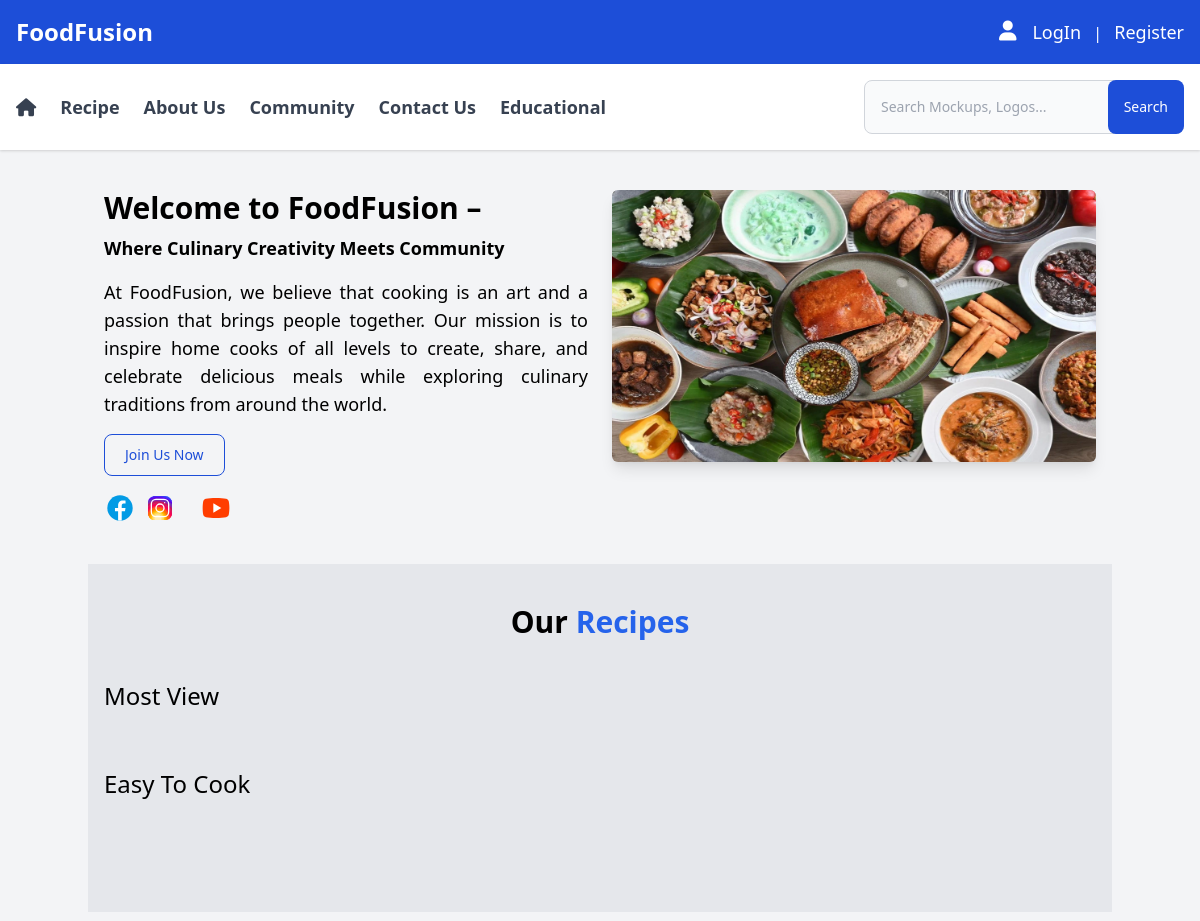
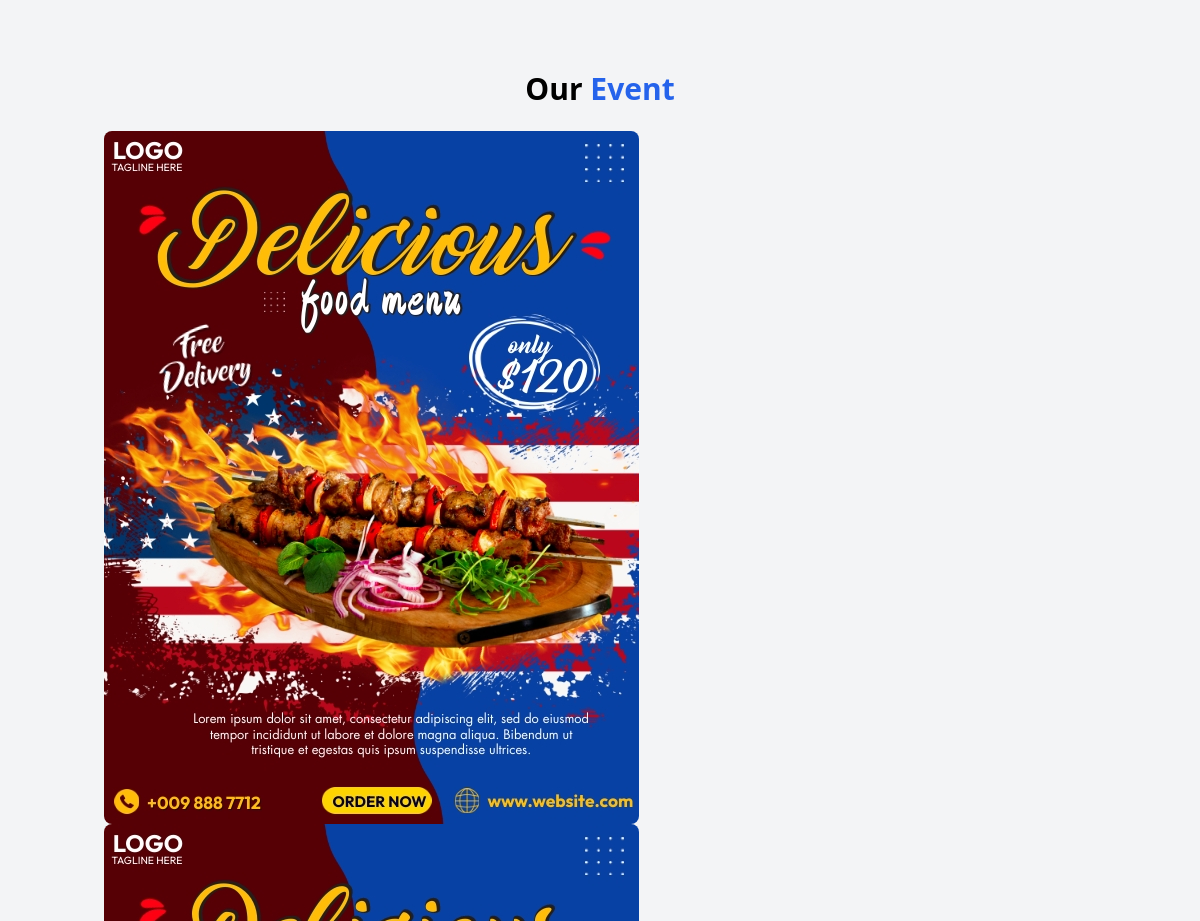
/ (upper part), run on an earlier commit of the app's database (2 pictures, top to bottom).
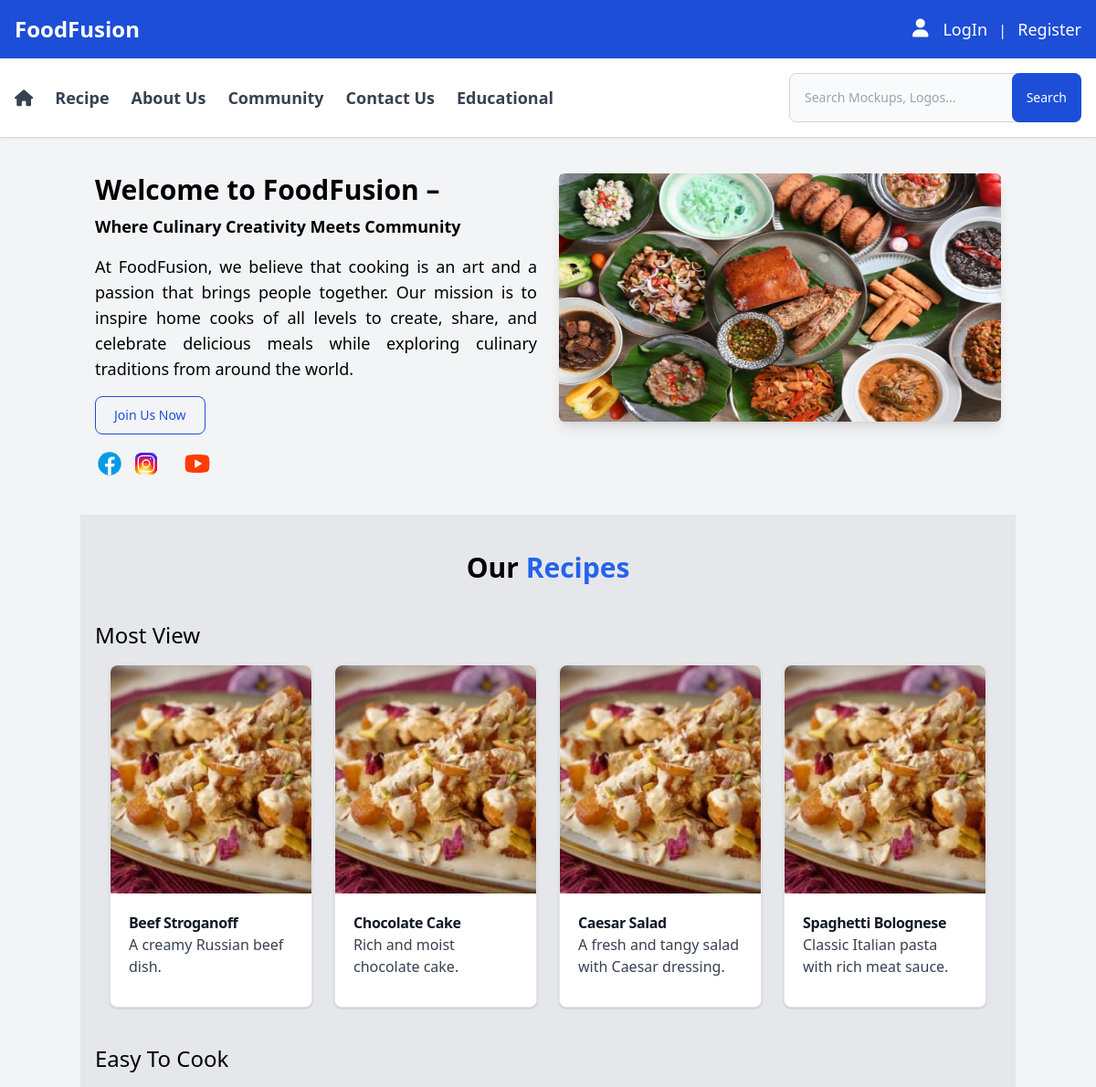
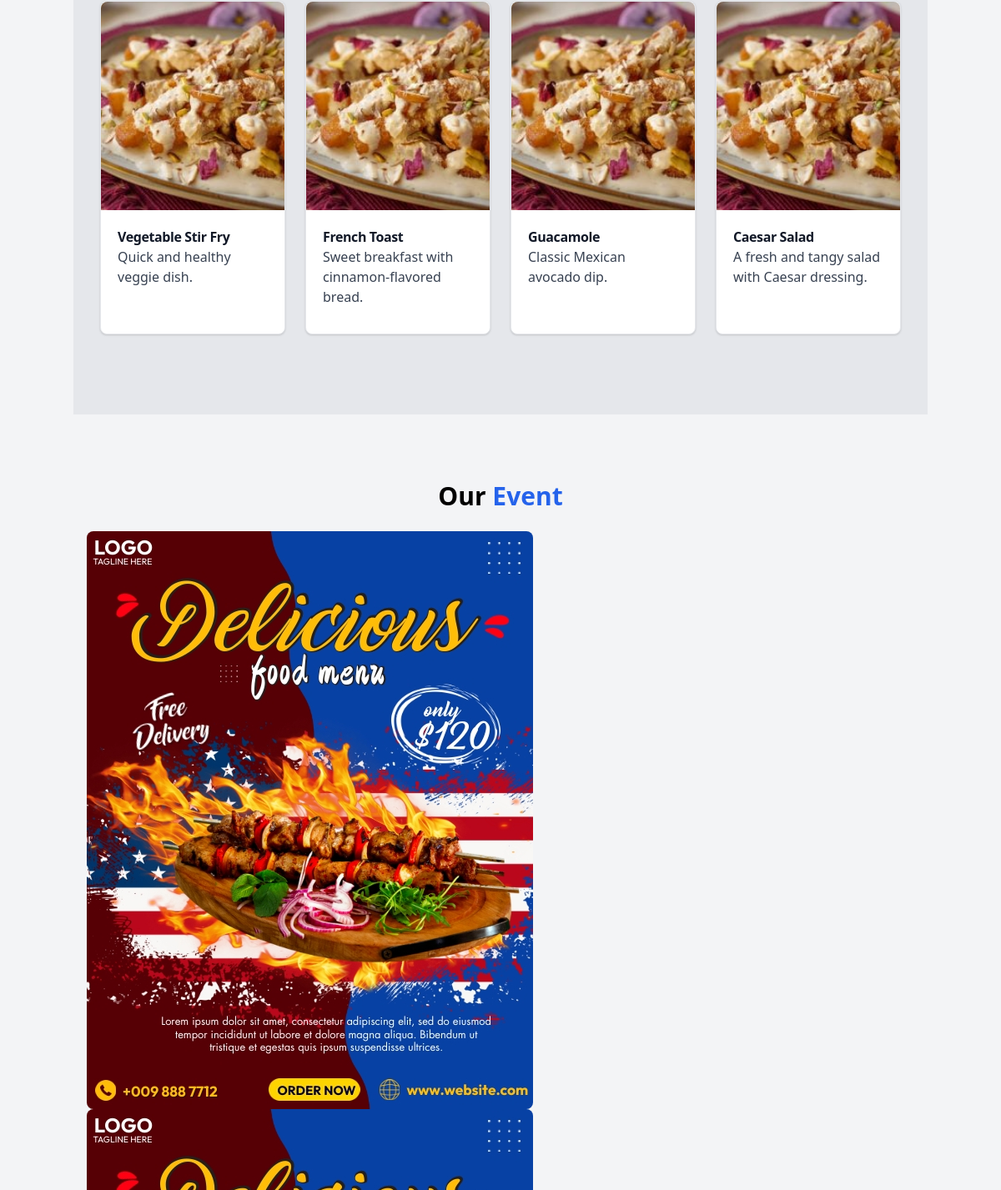
And on a later commit of the database (2 pictures, top to bottom).
### tables this page shows
CREATE TABLE `recipes` (
  id INT(11) PRIMARY KEY AUTO_INCREMENT,
  user_id INT(11),
  image VARCHAR(500),
  recipe_name VARCHAR(500),
  description VARCHAR(500),
  preparation_time INT(11),
  cooking_time INT(11),
  instructions TEXT,
  tip VARCHAR(500),
  level INT(11),
  created_at TIMESTAMP DEFAULT CURRENT_TIMESTAMP,
  updated_at TIMESTAMP DEFAULT CURRENT_TIMESTAMP ON UPDATE CURRENT_TIMESTAMP,
  deleted_at TIMESTAMP NULL,
  FOREIGN KEY (user_id) REFERENCES user(id)
);

### index.php (the view, shortened to what this page needs)
<?php
include 'db.php';
$query1 = "SELECT * FROM `recipes` WHERE level = 1 ORDER BY id DESC LIMIT 4";
$recipesEasy = $conn->query($query1);
$query2 = "SELECT * from recipes ORDER BY view_count DESC LIMIT 4";
$recipesMostView = $conn->query($query2);
?>
<div>
    <section class="container max-w-7xl mx-auto my-10 px-4">
        <div class="grid grid-cols-1 lg:grid-cols-2 gap-6">
            <div>
                <h2 class="text-2xl lg:text-3xl font-bold">
                    <p>Welcome to FoodFusion –</p>
                    <small class="text-base lg:text-lg">Where Culinary Creativity Meets Community</small>
                </h2>
                <p class="mt-4 text-base lg:text-lg text-justify">
                    At FoodFusion, we believe that cooking is an art and a passion
                    that brings people together. Our mission is to inspire home cooks of all levels to create, share, and celebrate
                    delicious meals while exploring culinary traditions from around the world.
                </p>
                <button type="button" id="joinUsBtn" class="text-blue-700 hover:text-white border border-blue-700 hover:bg-blue-800
                                                        focus:ring-4 focus:outline-none focus:ring-blue-300 font-medium rounded-lg
                                                        text-sm px-4 py-2 lg:px-5 lg:py-2.5 text-center me-2 my-4">
                    Join Us Now
                </button>
                <div class="w-9 flex justify-between items-center gap-2">
                    <img class="cursor-pointer transition-all duration-200 transform hover:scale-110 w-6 lg:w-8"
                        src="./assets/svg/facebook.svg" alt="">
                    <img class="cursor-pointer transition-all duration-200 transform hover:scale-110 w-6 lg:w-8"
                        src="./assets/svg/instagram.svg" alt="">
                    <img class="cursor-pointer transition-all duration-200 transform hover:scale-110 w-6 lg:w-8"
                        src="./assets/svg/youtube.svg" alt="">
                </div>
            </div>
            <div>
                <img class="rounded-md shadow-lg w-full" src="./assets/img/home_page1.jpg" alt="">
            </div>
        </div>
    </section>
</div>
<div class="bg-gray-200">
    <section class="container max-w-7xl mx-auto my-10 py-10 px-4">
        <h1 class="text-2xl lg:text-3xl font-semibold text-center">Our <span class="text-blue-600">Recipes</span></h1>
        <div class="grid gap-6 my-10">
            <div>
                <h1 class="text-xl lg:text-2xl font-medium">Most View</h1>
                <div class="grid grid-cols-1 sm:grid-cols-2 lg:grid-cols-4 gap-6 p-4">
                    <?php while ($recipe = $recipesMostView->fetch_assoc()): ?>
                        <div class="bg-white border border-gray-200 rounded-lg shadow">
                            <div>
                                <a href="recipes-details.php?id=<?= $recipe['id']; ?>">
                                    <img style="height: 250px;" class="rounded-t-lg w-full object-cover" src="<?= $recipe['image']; ?>" alt="<?= $recipe['recipe_name']; ?>" />
                                </a>
                            </div>
                            <div class="p-5">
                                <a href="recipes-details.php?id=<?= $recipe['id']; ?>">
                                    <h5 class="font-bold tracking-tight text-gray-900"><?= $recipe['recipe_name']; ?></h5>
                                </a>
                                <p class="mb-3 font-normal text-gray-700"><?= $recipe['description']; ?></p>
                            </div>
                        </div>
                    <?php endwhile; ?>
                </div>
            </div>
            <div>
                <h1 class="text-xl lg:text-2xl font-medium">Easy To Cook</h1>
                <div class="grid grid-cols-1 sm:grid-cols-2 lg:grid-cols-4 gap-6 p-4">
                <?php while ($recipe = $recipesEasy->fetch_assoc()): ?>
                    <div class="bg-white border border-gray-200 rounded-lg shadow">
                        <div>
                            <a href="recipes-details.php?id=<?= $recipe['id']; ?>">
                                <img style="height: 250px;" class="rounded-t-lg w-full object-cover" src="<?= $recipe['image']; ?>" alt="<?= $recipe['recipe_name']; ?>" />
                            </a>
                        </div>
                        <div class="p-5">
                            <a href="recipes-details.php?id=<?= $recipe['id']; ?>">
                                <h5 class="font-bold tracking-tight text-gray-900"><?= $recipe['recipe_name']; ?></h5>
                            </a>
                            <p class="mb-3 font-normal text-gray-700"><?= $recipe['description']; ?></p>
                        </div>
                    </div>
                <?php endwhile; ?>
                </div>
            </div>
        </div>
    </section>
</div>
<div class="container max-w-7xl mx-auto my-10 py-10 px-4">
    <h1 class="text-2xl lg:text-3xl font-semibold text-center">Our <span class="text-blue-600">Event</span></h1>
    <div id="splide" class="splide mt-6">
        <div class="splide__track">
                <ul class="splide__list">
                    <li class="splide__slide">
                        <img class="rounded-lg " src="./assets/img/cooking_event1.jpg" alt="Slide 1">
                    </li>
                    <li class="splide__slide">
                        <img class="rounded-lg " src="./assets/img/cooking_event1.jpg" alt="Slide 2">
                    </li>
            </ul>
        </div>
    </div>
</div>
<?php
$content = ob_get_clean();
include 'layout.php';
?>

### components/header.php (shortened to what this page needs)
<!DOCTYPE html>
<html lang="en">
<head>
    <link href="https://cdn.jsdelivr.net/npm/tailwindcss@2.2.19/dist/tailwind.min.css" rel="stylesheet">
    <link rel="stylesheet" href="https://cdnjs.cloudflare.com/ajax/libs/font-awesome/6.0.0-beta3/css/all.min.css">
    <link rel="stylesheet" href="./assets/css/style.css">
    <link rel="stylesheet" href="https://cdn.jsdelivr.net/npm/@splidejs/splide@latest/dist/css/splide.min.css" />
    <link rel="stylesheet"
        href="https://cdn.jsdelivr.net/npm/@splidejs/splide@latest/dist/css/themes/splide-sea-green.min.css" />
</head>
<body class="bg-gray-100">
    <nav>
        <div class="bg-blue-700 shadow">
            <div class="max-w-7xl mx-auto px-4 py-4 flex justify-between items-center text-white">
                <a class="text-2xl font-bold" href="#">FoodFusion</a>
                <div class="flex items-center space-x-4">
                    <div>
                        <i class="fas fa-user text-xl"></i>
                    </div>
                    <div>
                        <?php if (isset($_SESSION['user'])): ?>
                            <span class="text-lg">Welcome, <?= htmlspecialchars($_SESSION['user']['first_name']); ?>!</span>
                            <span class="mx-2">|</span>
                            <a id="logoutBtn" class="text-lg" href="logout.php">LogOut</a>
                        <?php else: ?>
                            <button id="loginBtn" class="text-lg" href="#">LogIn</button>
                            <span class="mx-2">|</span>
                            <a class="text-lg" href="#">Register</a>
                        <?php endif; ?>
                    </div>
                </div>
            </div>
        </div>
        <div class="bg-white shadow">
            <div class="max-w-7xl mx-auto px-4 py-4 flex justify-between items-center">
                <div class="flex items-center gap-6 hidden lg:flex">
                    <a class="text-gray-700 hover:text-blue-500 text-lg font-semibold" href="index.php"><i class="fa-solid fa-house"></i></a>
                    <a class="text-gray-700 hover:text-blue-500 text-lg font-semibold" href="recipes-list.php">Recipe</a>
                    <a class="text-gray-700 hover:text-blue-500 text-lg font-semibold" href="about-us.php">About Us</a>
                    <a class="text-gray-700 hover:text-blue-500 text-lg font-semibold" href="community.php">Community</a>
                    <a class="text-gray-700 hover:text-blue-500 text-lg font-semibold" href="contact-us.php">Contact Us</a>
                    <a class="text-gray-700 hover:text-blue-500 text-lg font-semibold" href="#educational">Educational</a>
                </div>
                <div class="hidden lg:flex items-center">
                    <form class="mx-auto">
                        <div class="relative">
                            <input style="width: 20rem;" type="search" id="default-search"
                                class="block p-4 text-sm text-gray-900 border border-gray-300 rounded-lg bg-gray-50 focus:ring-blue-500 focus:border-blue-500"
                                placeholder="Search Mockups, Logos..." required />
                            <button type="submit"
                                class="absolute inset-y-0 right-0 flex items-center px-4 text-white bg-blue-700 hover:bg-blue-800 focus:ring-4 focus:outline-none focus:ring-blue-300 font-medium rounded-lg text-sm">Search</button>
                        </div>
                    </form>
                </div>
            </div>
        </div>
    </nav>

### layout.php
<?php include 'components/header.php'; ?>
<div class="container mx-auto my-10">
    <?php echo $content; ?>
</div>
<?php include 'components/footer.php'; ?>

### components/footer.php (shortened to what this page needs)
</body>
</html>

What changed in the data, as far as the page shows it:
added recipes: image (picture), recipe_name "Beef Stroganoff", description "A creamy Russian beef dish.", shown under "Most View"
added recipes: image (picture), recipe_name "Chocolate Cake", description "Rich and moist chocolate cake.", shown under "Most View"
added recipes: image (picture), recipe_name "Caesar Salad", description "A fresh and tangy salad with Caesar dressing."
added recipes: image (picture), recipe_name "Spaghetti Bolognese", description "Classic Italian pasta with rich meat sauce.", shown under "Most View"
added recipes: image (picture), recipe_name "Vegetable Stir Fry", description "Quick and healthy veggie dish.", shown under "Easy To Cook"
added recipes: image (picture), recipe_name "French Toast", description "Sweet breakfast with cinnamon-flavored bread.", shown under "Easy To Cook"
added recipes: image (picture), recipe_name "Guacamole", description "Classic Mexican avocado dip.", shown under "Easy To Cook"
